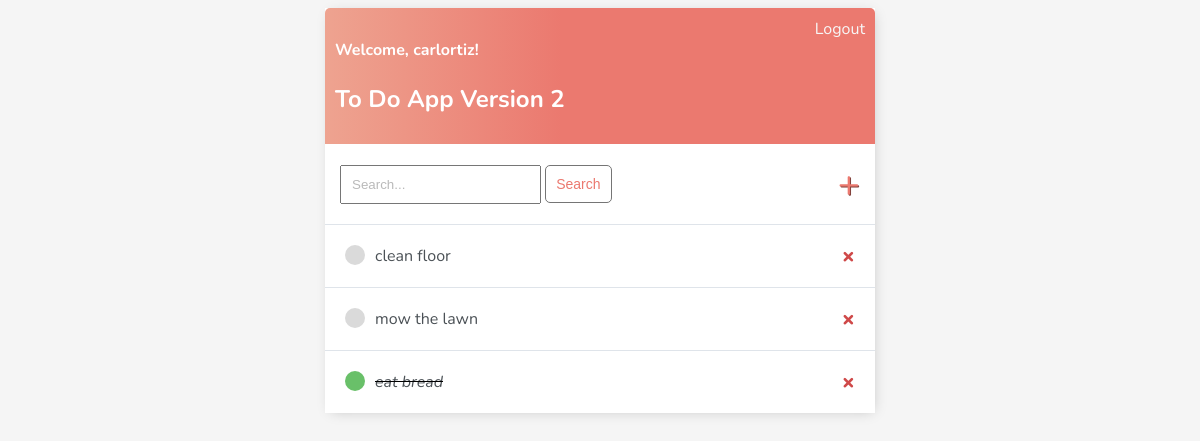
The app's page / (signed in), older data.
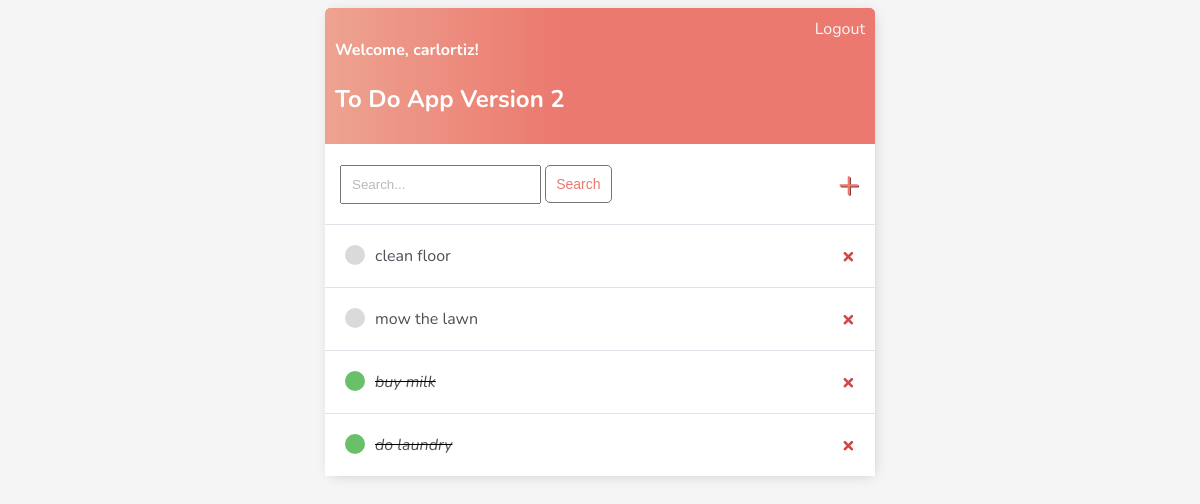
The same page, newer data.
### base/models.py (models this page shows)
class Task(models.Model):
    user = models.ForeignKey(
        User, on_delete=models.CASCADE, null=True)
    title = models.CharField(max_length=30)
    description = models.TextField(null=True, blank=True)
    completed = models.BooleanField(null=True, blank=True)
    def __str__(self):
        return self.title
    class Meta:
        ordering = ["completed"]

### base/views.py (the view)
# urls.py: path('', ShowTasks.as_view(), name='tasks'),
class ShowTasks(LoginRequiredMixin, ListView):
    model = Task
    context_object_name = 'tasks'
    def get_context_data(self, **kwargs):
        context = super().get_context_data(**kwargs)
        context['tasks'] = Task.objects.filter(user=self.request.user)
        search_input = self.request.GET.get('q')
        if search_input:
            context['tasks'] = context['tasks'].filter(
                title__contains=search_input)
        return context

### base/templates/base/task_list.html
{% extends 'base/main.html' %}
{% block content %}
<!DOCTYPE html>
<html>
<body>
    <div class="header-bar">
        <div>
            <h4>Welcome, {{ user }}!</h4>
            <h2> To Do App Version 2 </h2>
        </div>
        <a href="{% url 'logout' %}">Logout</a>
    </div>
    <div id="search-add-wrapper">
        <form method="GET">
            <input type="search" name="q" placeholder="Search...">
            <input class="button" type="Submit" value="Search">
        </form>
        <a id="add-link" href="{% url 'create' %}">&#x2b;</a>
    </div>
    {% for task in tasks %}
        <div class="task-wrapper">
            {% if task.completed %}
                <div class="task-title">
                    <div class="task-complete-icon"></div>
                    <i><s><a href="{% url 'edit' task.id %}">{{ task }}</a></s></i>
                </div>
            {% else %}
                <div class="task-title">
                    <div class="task-incomplete-icon"></div>
                    <a href="{% url 'edit' task.id %}">{{ task }}</a>
                </div>
            {% endif %}
            <a class="delete-link" href="{% url 'delete' task.id %}">&#215;</a>
        </div>
    {% endfor %}
</body>
</html>
{% endblock content %}

### base/templates/base/main.html (shortened to what this page needs)
<!DOCTYPE html>
<html>
<head>
</head>
<body>
    <div class="container">
        {% block content %}
        {% endblock content %}
    </div>
</body>
</html>

### base/templates/base/main.html (style rules this page uses)
body { background-color: whitesmoke; font-family: 'Nunito', sans-serif; }
.container { max-width: 550px; margin: auto; background-color: #fff; -webkit-box-shadow: 2px 2px 13px -4px rgba(0, 0, 0, 0.21); box-shadow: 2px 2px 13px -4px rgba(0, 0, 0, 0.21); }
.header-bar { display: flex; color: #fff; padding: 10px; border-radius: 5px 5px 0 0; justify-content: space-between; background: linear-gradient(90deg, #EEA390 0%, #EB796F 43%, #EB796F 100%); }
.header-bar a { color: rgb(247, 247, 247); text-decoration: none; }
#search-add-wrapper { display: flex; justify-content: space-between; align-items: center; padding: 15px; }
input[type=search] { padding: 10px; }
::placeholder { font-weight: 300; opacity: 0.5; }
.button { border: 1px solid #757575; background-color: #FFF; color: #EB796F; padding: 10px; font-size: 14px; border-radius: 5px; cursor: pointer; text-decoration: none; }
#add-link { color: #EB796F; text-decoration: none; font-size: 37px; text-shadow: 1px 1px #81413b; }
.task-wrapper { display: flex; align-items: center; justify-content: space-between; background-color: #fff; border-top: 1px solid #dfe4ea; overflow: hidden; }
.task-title { display: flex; padding: 20px; }
.task-title a { text-decoration: none; color: #4b5156; margin-left: 10px; }
.task-complete-icon { height: 20px; width: 20px; background-color: rgb(105, 192, 105); border-radius: 50%; }
.task-incomplete-icon { height: 20px; width: 20px; background-color: rgb(218, 218, 218); border-radius: 50%; }
.delete-link { text-decoration: none; font-weight: 900; color: #cf4949; font-size: 22px; line-height: 0; padding: 20px 20px; }

Row changes from the older to the newer data that the page shows:
removed Task: title "eat bread"
added Task: title "buy milk"
added Task: title "do laundry"
